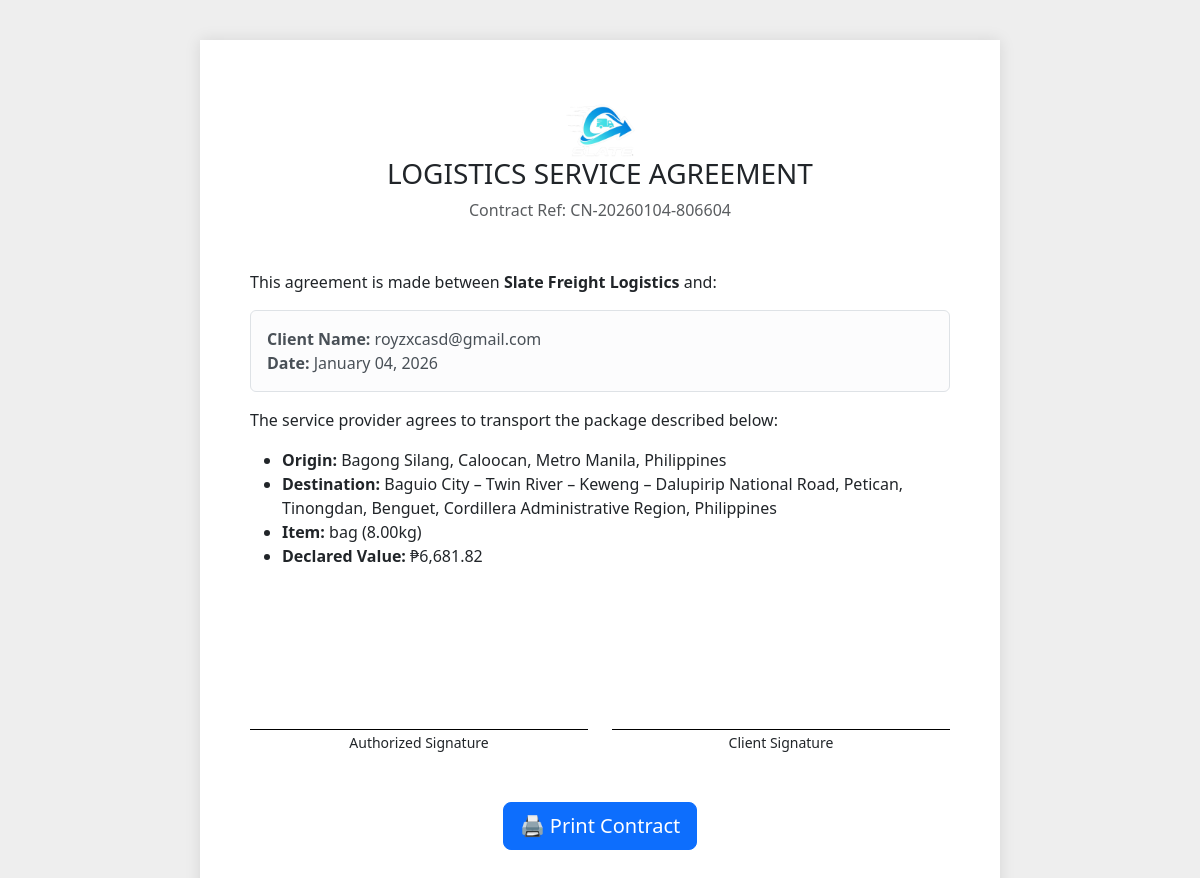
Before: /view_contract.php?ref=CN-20260104-806604 with the older database file.
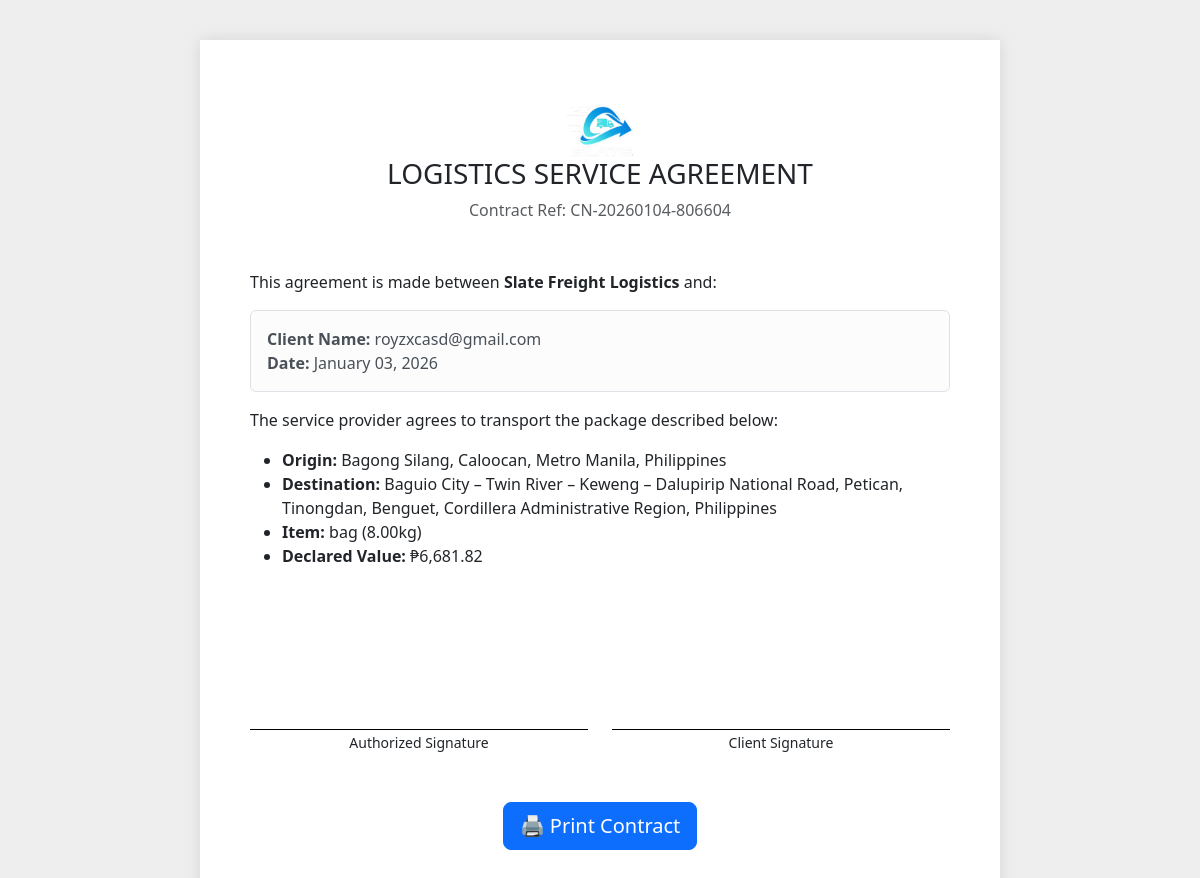
After: the same page with the newer database file.
### tables this page shows
CREATE TABLE `shipments` (
  `id` int(11) NOT NULL,
  `contract_number` varchar(50) DEFAULT NULL,
  `user_id` int(11) NOT NULL,
  `sender_name` varchar(100) NOT NULL,
  `sender_contact` varchar(50) DEFAULT NULL,
  `receiver_name` varchar(100) NOT NULL,
  `receiver_contact` varchar(50) DEFAULT NULL,
  `origin_address` varchar(255) DEFAULT NULL,
  `destination_address` varchar(255) DEFAULT NULL,
  `origin_island` varchar(50) DEFAULT NULL,
  `specific_address` text DEFAULT NULL,
  `address` varchar(255) DEFAULT NULL,
  `weight` decimal(10,2) NOT NULL,
  `package_type` varchar(50) DEFAULT NULL,
  `package_description` text NOT NULL,
  `distance_km` decimal(10,2) DEFAULT 0.00,
  `price` decimal(10,2) DEFAULT 0.00,
  `sla_agreement` text DEFAULT NULL,
  `payment_method` varchar(50) DEFAULT 'Unspecified',
  `bank_name` varchar(50) DEFAULT NULL,
  `status` varchar(50) DEFAULT 'Pending',
  `payment_status` varchar(50) DEFAULT 'Pending',
  `sla_status` enum('Met','Breached','Pending') DEFAULT 'Pending',
  `proof_image` varchar(255) DEFAULT NULL,
  `created_at` timestamp NOT NULL DEFAULT current_timestamp(),
  `ip_address` varchar(45) DEFAULT NULL,
  `ai_estimated_time` varchar(100) DEFAULT 'Calculating...',
  `target_delivery_date` datetime DEFAULT NULL,
  `rating` int(11) DEFAULT 0,
  `feedback_text` text DEFAULT NULL,
  `destination_island` varchar(50) DEFAULT 'Luzon',
  `sender_email` varchar(255) DEFAULT NULL,
  `updated_at` timestamp NOT NULL DEFAULT current_timestamp() ON UPDATE current_timestamp()
);

### view_contract.php (the view, shortened to what this page needs)
<?php
include("connection.php");
$ref = mysqli_real_escape_string($conn, $_GET['ref']);
$q = $conn->query("SELECT * FROM shipments WHERE contract_number='$ref'");
$data = $q->fetch_assoc();
?>
<!DOCTYPE html>
<html>
<head>
    <link href="https://cdn.jsdelivr.net/npm/bootstrap@5.3.0/dist/css/bootstrap.min.css" rel="stylesheet">
</head>
<body>
    <div class="paper">
        <div class="text-center mb-5">
            <img src="Remorig.png" width="100">
            <h3>LOGISTICS SERVICE AGREEMENT</h3>
            <p class="text-muted">Contract Ref: <?php echo $ref; ?></p>
        </div>
        <p>This agreement is made between <strong>Slate Freight Logistics</strong> and:</p>
        <div class="alert alert-light border">
            <strong>Client Name:</strong> <?php echo $data['sender_name']; ?><br>
            <strong>Date:</strong> <?php echo date('F d, Y', strtotime($data['created_at'])); ?>
        </div>
        <p>The service provider agrees to transport the package described below:</p>
        <ul>
            <li><strong>Origin:</strong> <?php echo $data['origin_address']; ?></li>
            <li><strong>Destination:</strong> <?php echo $data['destination_address']; ?></li>
            <li><strong>Item:</strong> <?php echo $data['package_description']; ?> (<?php echo $data['weight']; ?>kg)</li>
            <li><strong>Declared Value:</strong> ₱<?php echo number_format($data['price'], 2); ?></li>
        </ul>
        <br><br>
        <div class="row mt-5">
            <div class="col-6 text-center">
                <div style="border-bottom:1px solid #000; height:50px;"></div>
                <small>Authorized Signature</small>
            </div>
            <div class="col-6 text-center">
                <div style="border-bottom:1px solid #000; height:50px;"></div>
                <small>Client Signature</small>
            </div>
        </div>
        <div class="text-center mt-5 no-print">
            <button onclick="window.print()" class="btn btn-primary btn-lg">🖨️ Print Contract</button>
        </div>
    </div>
</body>
</html>

Changed rows visible on the page:
changed shipments "royzxcasd@gmail.com": created_at "January 04, 2026" → "January 03, 2026"
